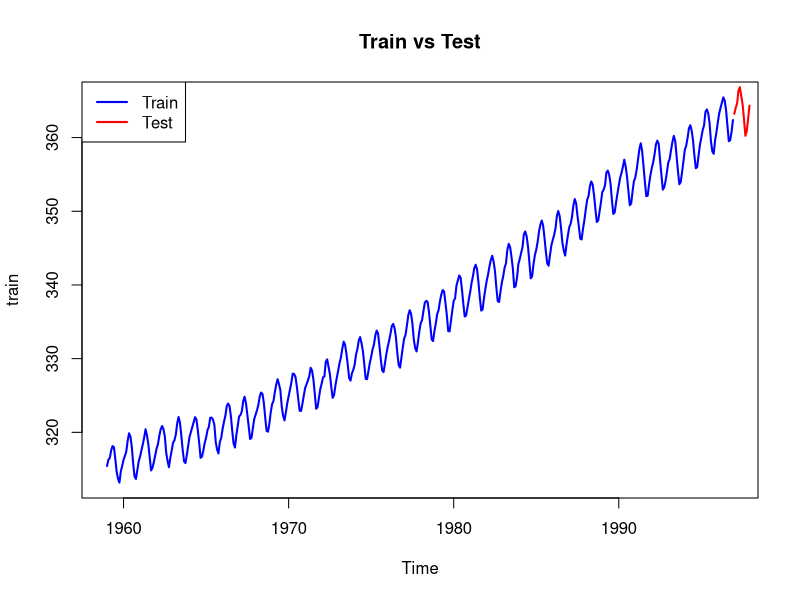
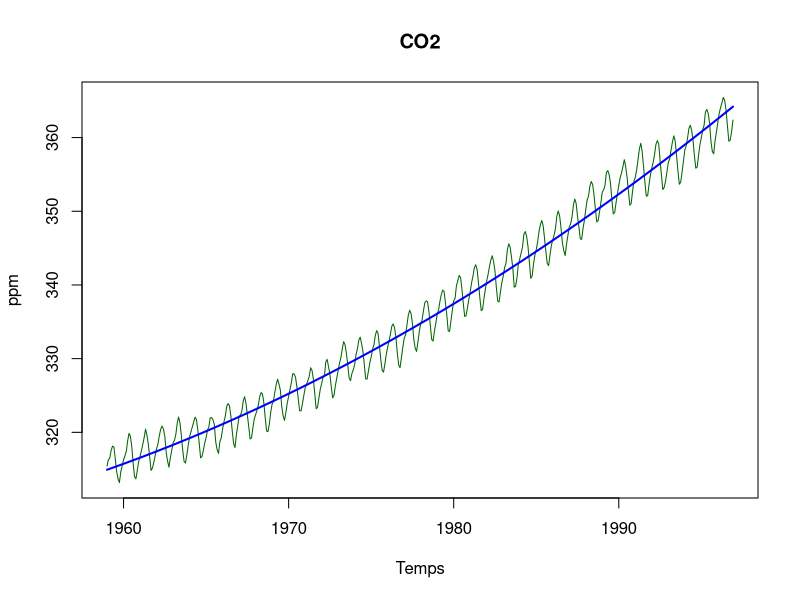
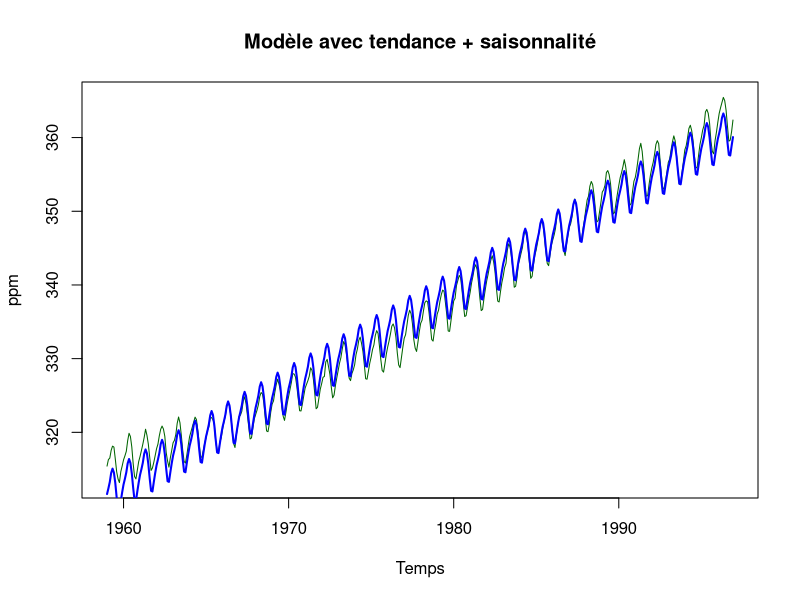
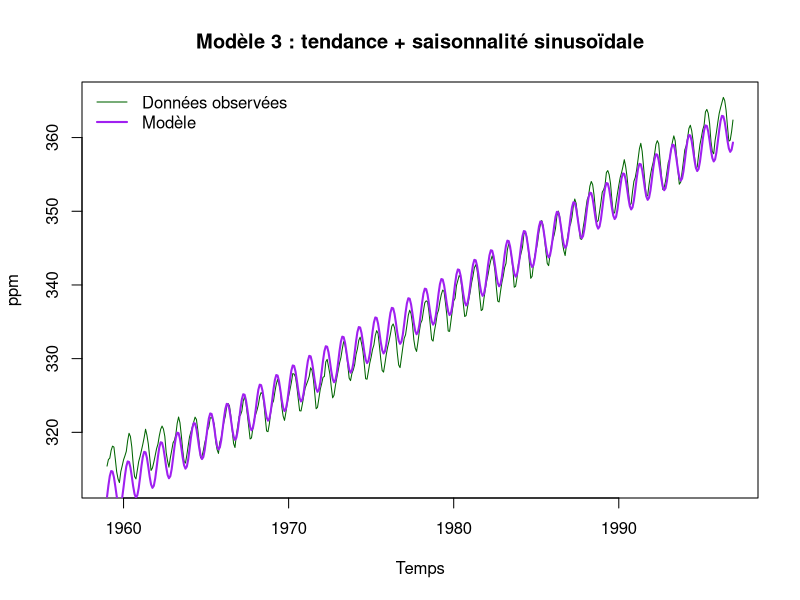
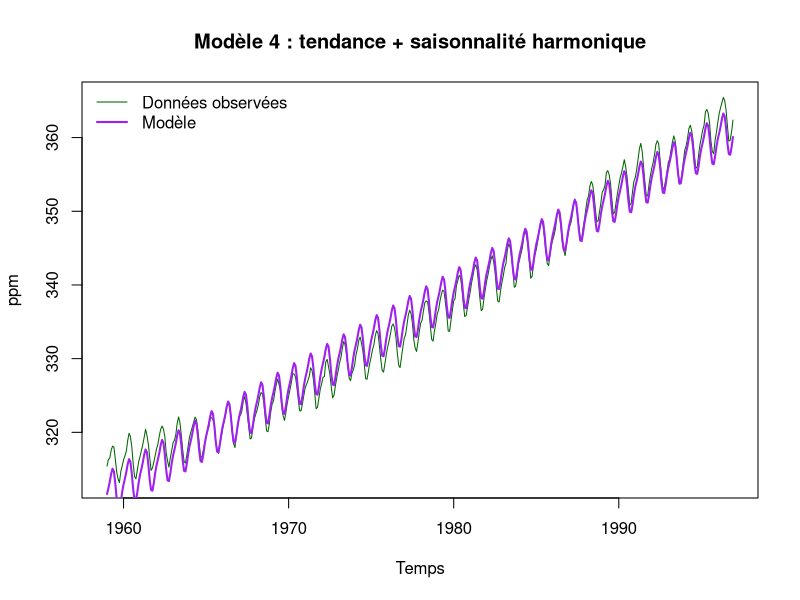
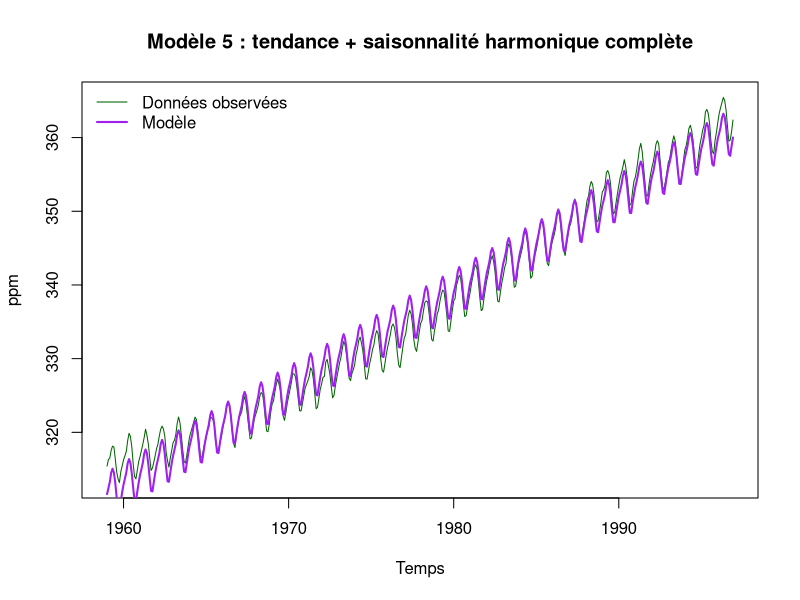
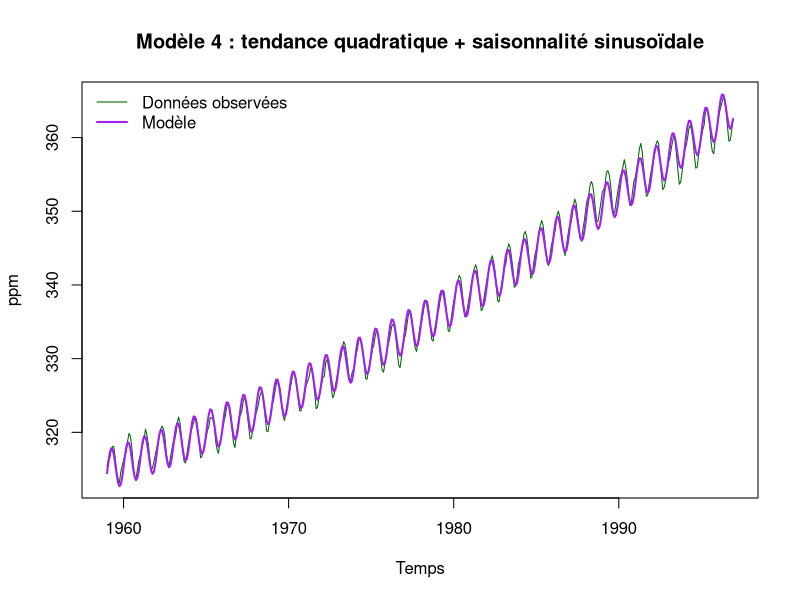
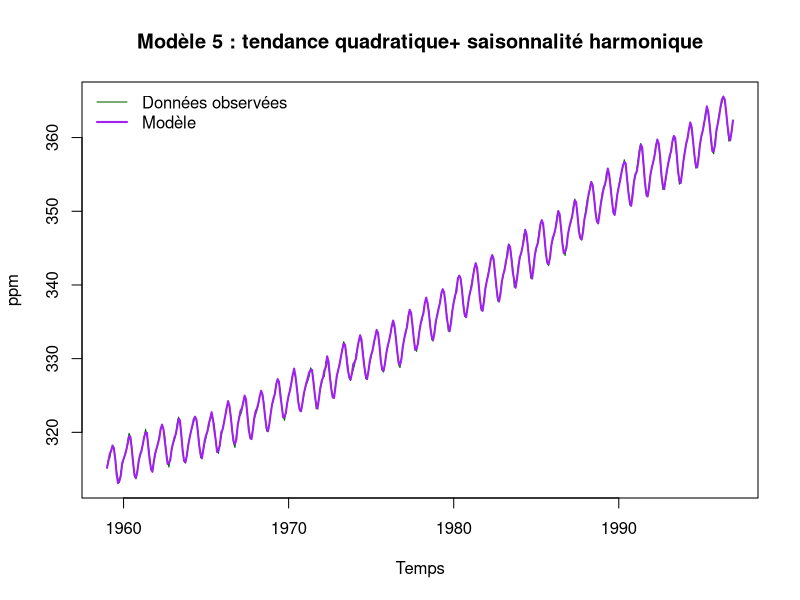

Reproduce these figures in R, in order.

#Chargement des librairies

install.packages("forecast")
install.packages("tseries")
library(forecast)
library(tseries)

rmse <- function(y, yhat) {
  sqrt(mean((y - yhat)^2))
}

mape <- function(y, yhat) {
  mean(abs((y - yhat) / y)) * 100
}

data(co2)
co2
# On garde la dernière année (1997) pour test
train <- window(co2, end=c(1996,12))
test  <- window(co2, start=c(1997,1))


# Visualisation
plot(train, main="Train vs Test", col="blue", lwd=2)
lines(test, col="red", lwd=2)
legend("topleft", legend=c("Train","Test"),
       col=c("blue","red"), lwd=2)







# variable temps
t <- 1:length(train)

plot(train,
     main = "CO2",
     xlab = "Temps",
     ylab = "ppm",
     col = "darkgreen")

# Modèle 1 : régression linéaire simple

modele1 <- lm(train ~ t + I(t^2))

# Résumé du modèle
cat("\n===== Modèle 1 : CO2 ~ temps =====\n")
print(summary(modele1))

# Ajouter la droite de régression
lines(ts(fitted(modele1), start = start(train), frequency = frequency(train)),
      col = "blue", lwd = 2)


# Modèle 2
# avec saisonnalité
mois <- factor(cycle(train))

modele2 <- lm(train ~ t + mois)

# Résumé du modèle
cat("\n===== Modèle 2 : CO2 ~ temps + mois =====\n")
print(summary(modele2))


# Visualisation du modèle 2

plot(train,
     main = "Modèle avec tendance + saisonnalité",
     ylab = "ppm",
     xlab = "Temps",
     col = "darkgreen")


lines(ts(fitted(modele2), start = start(train), frequency = frequency(train)),
      col = "blue", lwd = 2)



# Modèle 3
# Période = 12 mois
modele3 <- lm(train ~ t +
                sin(2 * pi * t/12) + cos(2 * pi * t/12))



# Résumé
cat("\n===== Modèle 3 : CO2 ~ temps + sin/cos =====\n")
print(summary(modele3))

plot(train,
     main = "Modèle 3 : tendance + saisonnalité sinusoïdale",
     ylab = "ppm",
     xlab = "Temps",
     col = "darkgreen")

lines(ts(fitted(modele3),
         start = start(train),
         frequency = frequency(train)),
      col = "purple", lwd = 2)

legend("topleft",
       legend = c("Données observées", "Modèle"),
       col = c("darkgreen", "purple"),
       lwd = c(1, 2),
       bty = "n")

modele4 <- lm(train ~ t +
                sin(2*pi*t/12) + cos(2*pi*t/12) +
                sin(4*pi*t/12) + cos(4*pi*t/12))

# Résumé
cat("\n===== Modèle 4 : CO2 ~ temps + sin/cos =====\n")
print(summary(modele4))

plot(train,
     main = "Modèle 4 : tendance + saisonnalité harmonique",
     ylab = "ppm",
     xlab = "Temps",
     col = "darkgreen")

lines(ts(fitted(modele4),
         start = start(train),
         frequency = frequency(train)),
      col = "purple", lwd = 2)

legend("topleft",
       legend = c("Données observées", "Modèle"),
       col = c("darkgreen", "purple"),
       lwd = c(1, 2),
       bty = "n")



X <- data.frame(t = t)

for(i in 1:6){
  X[[paste0("sin", i)]] <- sin(2*pi*i*t/12)
  X[[paste0("cos", i)]] <- cos(2*pi*i*t/12)
}

modele5 <- lm(train ~ ., data = X)

# Résumé
cat("\n===== Modèle 5 : CO2 ~ temps + sin/cos =====\n")
print(summary(modele5))

plot(train,
     main = "Modèle 5 : tendance + saisonnalité harmonique complète",
     ylab = "ppm",
     xlab = "Temps",
     col = "darkgreen")

lines(ts(fitted(modele5),
         start = start(train),
         frequency = frequency(train)),
      col = "purple", lwd = 2)

legend("topleft",
       legend = c("Données observées", "Modèle"),
       col = c("darkgreen", "purple"),
       lwd = c(1, 2),
       bty = "n")

modele6 <- lm(train ~ t + I(t^2) + sin(2 * pi * t/12) + cos(2 * pi * t/12))

# Résumé
cat("\n===== Modèle 6 : CO2 ~ quadra + sin/cos =====\n")
print(summary(modele6))

plot(train,
     main = "Modèle 4 : tendance quadratique + saisonnalité sinusoïdale",
     ylab = "ppm",
     xlab = "Temps",
     col = "darkgreen")

lines(ts(fitted(modele6),
         start = start(train),
         frequency = frequency(train)),
      col = "purple", lwd = 2)

legend("topleft",
       legend = c("Données observées", "Modèle"),
       col = c("darkgreen", "purple"),
       lwd = c(1, 2),
       bty = "n")


modele7 <- lm(train ~ t + I(t^2) +
                sin(2*pi*t/12) + cos(2*pi*t/12) +
                sin(4*pi*t/12) + cos(4*pi*t/12))

X <- model.matrix(modele7)[, -1]


modele7_ar1 <- arima(train,
                     order = c(1,0,0),
                     xreg = X)


# Résumé
cat("\n===== Modèle 7 : CO2 ~ quadra + sin/cos =====\n")
print(summary(modele7_ar1))

plot(train,
     main = "Modèle 5 : tendance quadratique+ saisonnalité harmonique",
     ylab = "ppm",
     xlab = "Temps",
     col = "darkgreen")

lines(ts(fitted(modele7_ar1),
         start = start(train),
         frequency = frequency(train)),
      col = "purple", lwd = 2)

legend("topleft",
       legend = c("Données observées", "Modèle"),
       col = c("darkgreen", "purple"),
       lwd = c(1, 2),
       bty = "n")


plot(train,
     main = "Modèle 5 : tendance quadratique+ saisonnalité harmonique",
     ylab = "ppm",
     xlab = "Temps",
     col = "darkgreen")

lines(ts(fitted(modele7),
         start = start(train),
         frequency = frequency(train)),
      col = "purple", lwd = 2)

legend("topleft",
       legend = c("Données observées", "Modèle"),
       col = c("darkgreen", "purple"),
       lwd = c(1, 2),
       bty = "n")




cat("\n===== Comparaison AIC =====\n")
print(AIC(modele1, modele2, modele3, modele4, modele5, modele6, modele7, modele7_ar1))

# temps pour le test
t_test <- (length(train)+1):(length(train)+length(test))

# prédictions modèle 4
pred4 <- predict(modele4,
                 newdata = data.frame(
                   t = t_test
                 ))

plot(test, col="red", lwd=2, main="Prédiction vs Réalité (1997)", ylim = c(359,369))
lines(ts(pred4, start=start(test), frequency=12),
      col="blue", lwd=2)

legend("topleft",
       legend=c("Réel","Prédit (modèle 4)"),
       col=c("red","blue"),
       lwd=2)


#pred model 6
pred6 <- predict(modele6,
                 newdata = data.frame(
                   t = t_test
                 ))

plot(test, col="red", lwd=2, main="Prédiction vs Réalité (1997)", ylim = c(359,369))
lines(ts(pred6, start=start(test), frequency=12),
      col="blue", lwd=2)

legend("topright",
       legend=c("Réel","Prédit (modèle 6)"),
       col=c("red","blue"),
       lwd=2)

#pred model 7
pred7 <- predict(modele7,
                 newdata = data.frame(
                   t = t_test
                 ))

plot(test, col="red", lwd=2, main="Prédiction vs Réalité (1997)", ylim = c(359,369))
lines(ts(pred7, start=start(test), frequency=12),
      col="blue", lwd=2)

legend("topright",
       legend=c("Réel","Prédiction "),
       col=c("red","blue"),
       lwd=2)


rmse7 <- sqrt(mean((test - pred7)^2))

# Erreur train
rmse_train7 <- sqrt(mean(residuals(modele7)^2))

# Erreur test déjà calculée
rmse_train7
rmse7

rmse4 <- sqrt(mean((test - pred4)^2))
rmse4

rmse6 <- sqrt(mean((test - pred6)^2))
rmse6 

mape4 <- mean(abs((test - pred4) / test)) * 100
mape4

# prédictions modèle 2
mois_test <- factor(cycle(test))
pred2 <- predict(modele2,
                 newdata = data.frame(
                   t = t_test,
                   mois = mois_test
                 ))

plot(test, col="red", lwd=2, main="Prédiction vs Réalité (1997)", ylim = c(359,367))
lines(ts(pred2, start=start(test), frequency=12),
      col="blue", lwd=2)

legend("topleft",
       legend=c("Réel","Prédit (modèle 2)"),
       col=c("red","blue"),
       lwd=2)

rmse2 <- sqrt(mean((test - pred2)^2))
rmse2

mape2 <- mean(abs((test - pred2) / test)) * 100
mape2


res7 <- residuals(modele7)

# Résidus
res6 <- residuals(modele6)

# Plot des résidus
plot(res6, type="l", main="Résidus du modèle 6")

# Histogramme
hist(res6, main="Histogramme des résidus")

# ACF des résidus
acf(res6, main="ACF des résidus")

# QQ-plot (normalité)
qqnorm(res6)
qqline(res6, col="red")

library(lmtest)

dwtest(modele7)





f3 <- fitted(modele3)
f4 <- fitted(modele4)
f5 <- fitted(modele5)

f6 <- fitted(modele6)
f7 <- fitted(modele7)
f7b <- fitted(modele7_ar1)

# Modèle 3
rmse3 <- rmse(train, f3)
mape3 <- mape(train, f3)

# Modèle 4
rmse4 <- rmse(train, f4)
mape4 <- mape(train, f4)

# Modèle 5
rmse5 <- rmse(train, f5)
mape5 <- mape(train, f5)

# Modèle 6
rmse6 <- rmse(train, f6)
mape6 <- mape(train, f6)

# Modèle 7
rmse7 <- rmse(train, f7)
mape7 <- mape(train, f7)

# Modèle 7
rmse7b <- rmse(train, f7b)
mape7b <- mape(train, f7b)

resultats <- data.frame(
  Modele = c("Modele 3", "Modele 4", "Modele 5", "Modele 6", "Modele 7","Modèle7 AR 1"),
  RMSE = c(rmse3, rmse4, rmse5, rmse6, rmse7, rmse7b),
  MAPE = c(mape3, mape4, mape5, mape6, mape7, mape7b)
)

print(resultats)



plot(residuals(modele7_ar1))
acf(residuals(modele7_ar1))
hist(residuals(modele7_ar1))
qqnorm(residuals(modele7_ar1))
qqline(residuals(modele7_ar1))
